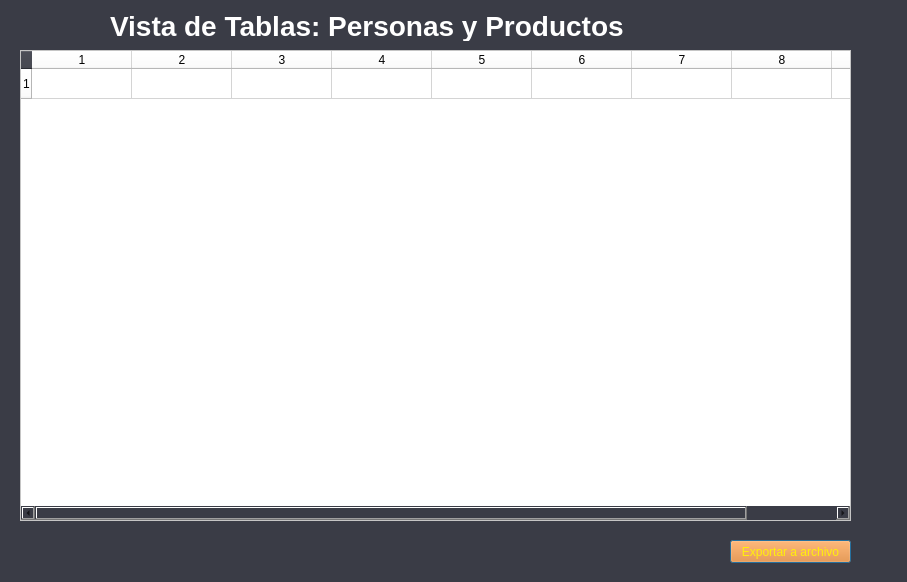
<?xml version="1.0" encoding="UTF-8"?>
<ui version="4.0">
 <class>Dialog</class>
 <widget class="QDialog" name="Dialog">
  <property name="geometry">
   <rect>
    <x>0</x>
    <y>0</y>
    <width>907</width>
    <height>582</height>
   </rect>
  </property>
  <property name="windowTitle">
   <string>Reporte</string>
  </property>
  <property name="styleSheet">
   <string notr="true">background-color: rgb(58, 60,70);</string>
  </property>
  <widget class="QTableWidget" name="tblContactos">
   <property name="geometry">
    <rect>
     <x>20</x>
     <y>50</y>
     <width>831</width>
     <height>471</height>
    </rect>
   </property>
   <property name="styleSheet">
    <string notr="true">background-color: rgb(255, 255, 255);</string>
   </property>
   <property name="rowCount">
    <number>1</number>
   </property>
   <property name="columnCount">
    <number>9</number>
   </property>
   <row/>
   <column/>
   <column/>
   <column/>
   <column/>
   <column/>
   <column/>
   <column/>
   <column/>
   <column/>
  </widget>
  <widget class="QLabel" name="label">
   <property name="geometry">
    <rect>
     <x>110</x>
     <y>10</y>
     <width>551</width>
     <height>31</height>
    </rect>
   </property>
   <property name="font">
    <font>
     <pointsize>21</pointsize>
     <weight>75</weight>
     <bold>true</bold>
    </font>
   </property>
   <property name="styleSheet">
    <string notr="true">color: rgb(255, 255, 255);</string>
   </property>
   <property name="text">
    <string>Vista de Tablas: Personas y Productos</string>
   </property>
  </widget>
  <widget class="QPushButton" name="BtnExport">
   <property name="geometry">
    <rect>
     <x>730</x>
     <y>540</y>
     <width>121</width>
     <height>23</height>
    </rect>
   </property>
   <property name="styleSheet">
    <string notr="true">background-color: rgb(255, 125, 11);
color: rgb(255, 239, 11);</string>
   </property>
   <property name="text">
    <string>Exportar a archivo</string>
   </property>
  </widget>
 </widget>
 <resources/>
 <connections/>
</ui>
